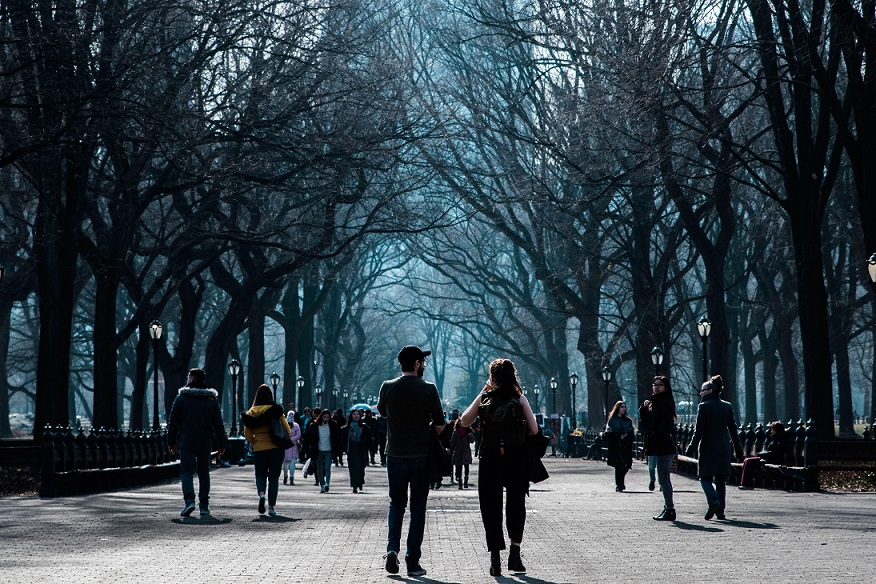
#> input picture photo2.jpg, 876 x 584 px
$ python pedestrians_detection.py
#> lines starting #> are read from the running program, lines starting #| are printed output that depends on the picture; after the words box and inside, x2 and y2 are one past the last pixel; in counts of white or black regions, pixels touching at a corner belong together
import cv2

data = 'haarcascade_fullbody.xml'
trined_data = cv2.CascadeClassifier(data)

# image = 'photo.webp'
image = 'photo2.jpg'

img = cv2.imread(image)
#> img is the input picture: shape (584, 876, 3); mean B, G, R 77.5, 69.3, 55.5

image_gray = cv2.cvtColor(img, cv2.COLOR_BGR2GRAY)
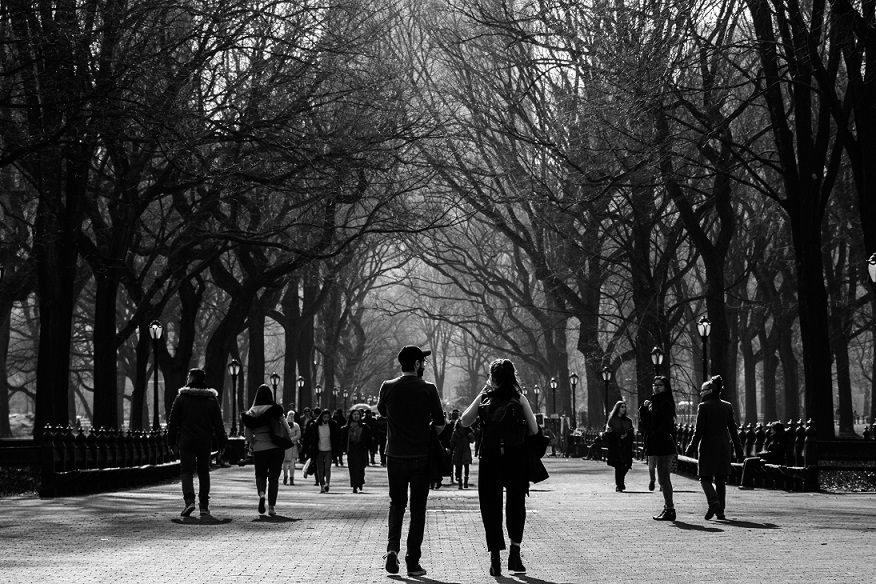
#> image_gray: shape (584, 876); min 0, max 255, mean 66.1

coordinates = trined_data.detectMultiScale(image_gray)
#> coordinates = [[335, 419, 42, 84], [596, 406, 48, 97], [230, 394, 70, 141], [673, 374, 81, 163], [151, 358, 88, 175], [440, 328, 124, 248], [340, 314, 129, 258]]

print(coordinates)
#| [[335 419  42  84]
#|  [596 406  48  97]
#|  [230 394  70 141]
#|  [673 374  81 163]
#|  [151 358  88 175]
#|  [440 328 124 248]
#|  [340 314 129 258]]

for (x, y, w, h) in coordinates:
    cv2.rectangle(img, (x, y), (x+w, y+h), (0, 0, 255), 5)
#> this loop made 7 passes
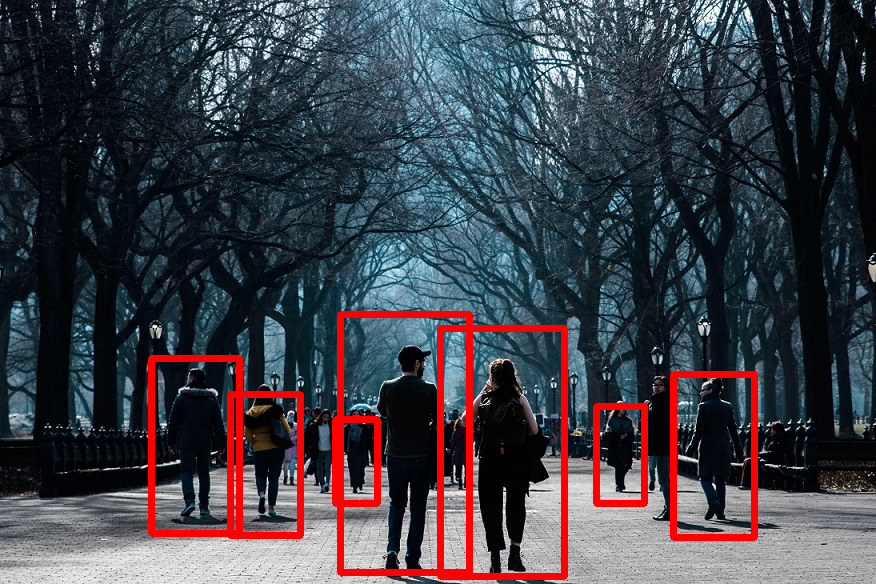
#> img: shape (584, 876, 3); 4.64% of pixels changed, all inside (x1, y1, x2, y2) = (148, 311, 758, 580)

cv2.imshow("Human detection", img)

cv2.waitKey(0)


print("code complete")

$ run again, with photo.jpg copied over photo2.jpg
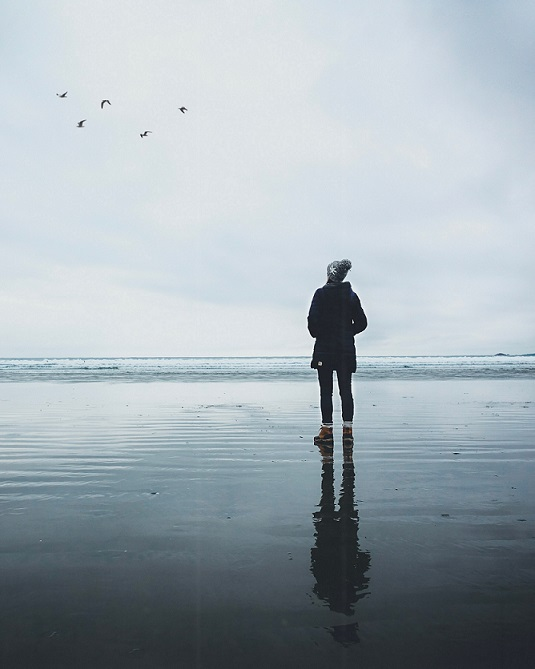
#> input picture photo.jpg, 535 x 669 px
#> img is the input picture: shape (669, 535, 3); mean B, G, R 179.1, 172.3, 161.2
#> coordinates = [[280, 229, 106, 212]]
#| [[280 229 106 212]]
#> the loop `for (x, y, w, h) in coordinates:` made 1 pass
#> after the loop `for (x, y, w, h) in coordinates:`:
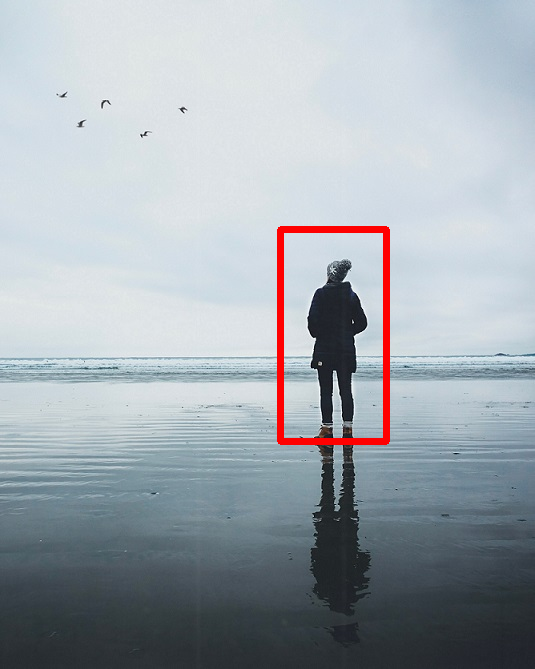
#> img: shape (669, 535, 3); 1.24% of pixels changed, all inside (x1, y1, x2, y2) = (277, 226, 390, 445)

$ run again, with ss.png saved as photo2.jpg
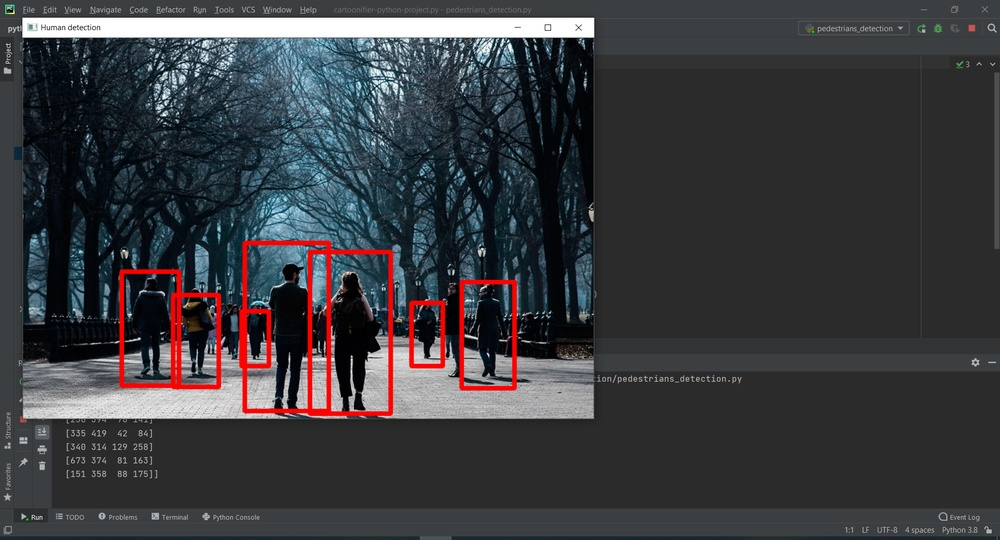
#> input picture ss.png, 1000 x 540 px, shrunk from 1920 x 1037 before the run
#> img is the input picture: shape (540, 1000, 3); mean B, G, R 63.5, 59.8, 58.6
#> `image_gray = cv2.cvtColor(img, cv2.COLOR_BGR2GRAY)`:
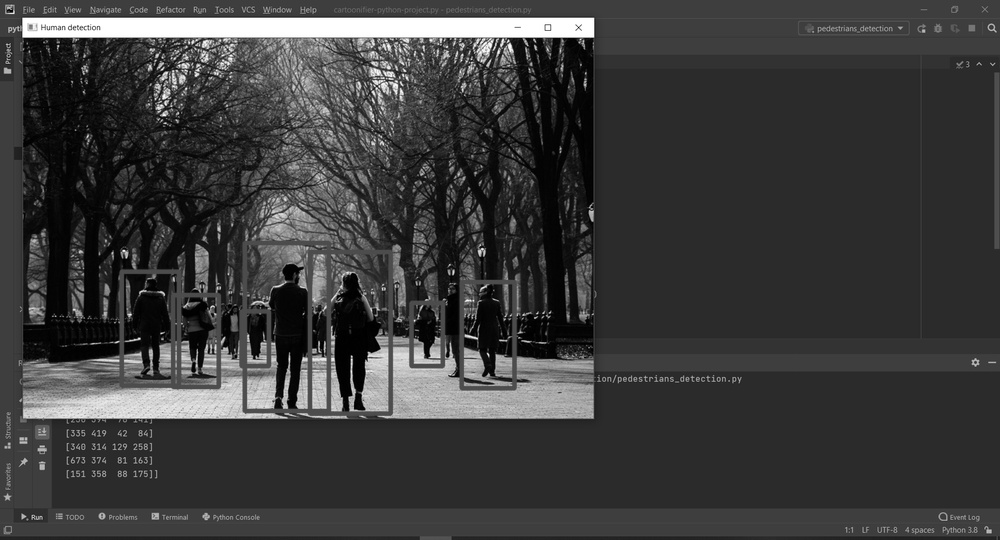
#> image_gray: shape (540, 1000); min 0, max 255, mean 59.9
#> coordinates = [[413, 308, 28, 56], [169, 288, 50, 101], [116, 259, 66, 132], [310, 263, 80, 159], [238, 237, 94, 188]]
#| [[413 308  28  56]
#|  [169 288  50 101]
#|  [116 259  66 132]
#|  [310 263  80 159]
#|  [238 237  94 188]]
#> the loop `for (x, y, w, h) in coordinates:` made 5 passes
#> after the loop `for (x, y, w, h) in coordinates:`:
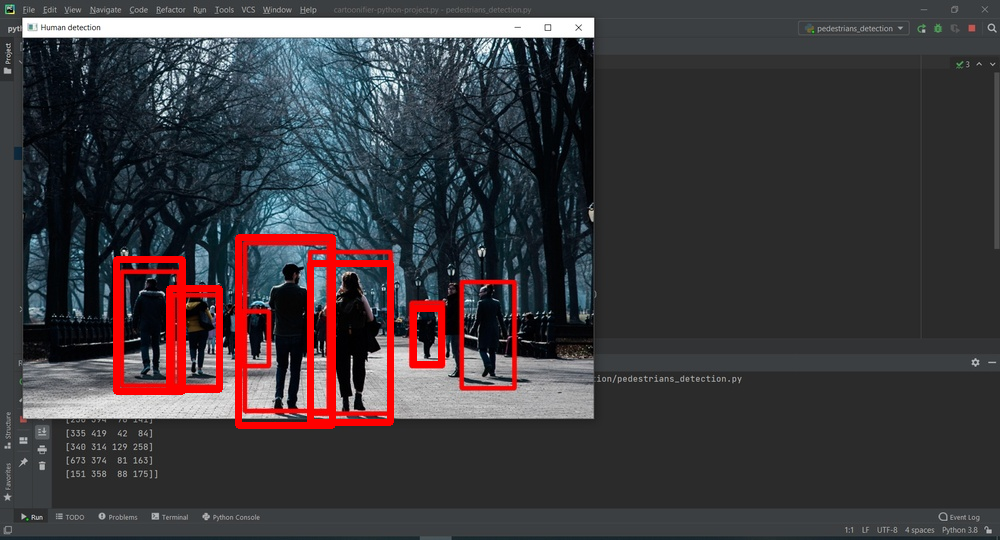
#> img: shape (540, 1000, 3); 2.39% of pixels changed, all inside (x1, y1, x2, y2) = (113, 234, 445, 429)
